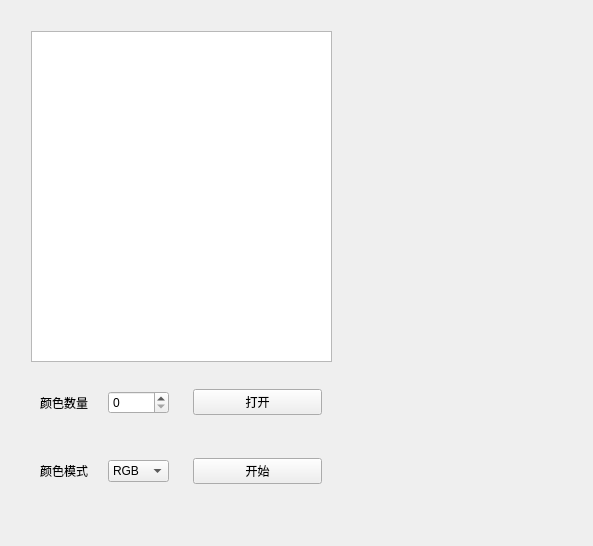
<?xml version="1.0" encoding="UTF-8"?>
<ui version="4.0">
 <class>newform</class>
 <widget class="QWidget" name="newform">
  <property name="geometry">
   <rect>
    <x>0</x>
    <y>0</y>
    <width>593</width>
    <height>546</height>
   </rect>
  </property>
  <property name="windowTitle">
   <string>Form</string>
  </property>
  <widget class="QWidget" name="widget_7" native="true">
   <property name="geometry">
    <rect>
     <x>21</x>
     <y>21</y>
     <width>321</width>
     <height>499</height>
    </rect>
   </property>
   <widget class="QWidget" name="widget" native="true">
    <property name="geometry">
     <rect>
      <x>10</x>
      <y>350</y>
      <width>300</width>
      <height>131</height>
     </rect>
    </property>
    <layout class="QGridLayout" name="gridLayout">
     <item row="0" column="0">
      <widget class="QWidget" name="widget_2" native="true">
       <layout class="QHBoxLayout" name="horizontalLayout">
        <item>
         <widget class="QLabel" name="label">
          <property name="text">
           <string>颜色数量</string>
          </property>
         </widget>
        </item>
        <item>
         <widget class="QSpinBox" name="colorNum">
          <property name="minimumSize">
           <size>
            <width>44</width>
            <height>0</height>
           </size>
          </property>
          <property name="maximum">
           <number>20</number>
          </property>
         </widget>
        </item>
       </layout>
      </widget>
     </item>
     <item row="0" column="1">
      <widget class="QWidget" name="widget_3" native="true">
       <layout class="QHBoxLayout" name="horizontalLayout_3">
        <item>
         <widget class="QPushButton" name="loadBtn">
          <property name="text">
           <string>打开</string>
          </property>
         </widget>
        </item>
       </layout>
      </widget>
     </item>
     <item row="1" column="0">
      <widget class="QWidget" name="widget_5" native="true">
       <layout class="QHBoxLayout" name="horizontalLayout_2">
        <item>
         <widget class="QLabel" name="label_2">
          <property name="text">
           <string>颜色模式</string>
          </property>
         </widget>
        </item>
        <item>
         <widget class="QComboBox" name="colorType">
          <item>
           <property name="text">
            <string>RGB</string>
           </property>
          </item>
          <item>
           <property name="text">
            <string>#hex</string>
           </property>
          </item>
          <item>
           <property name="text">
            <string>HSV</string>
           </property>
          </item>
         </widget>
        </item>
       </layout>
      </widget>
     </item>
     <item row="1" column="1">
      <widget class="QWidget" name="widget_4" native="true">
       <layout class="QHBoxLayout" name="horizontalLayout_4">
        <item>
         <widget class="QPushButton" name="startBtn">
          <property name="text">
           <string>开始</string>
          </property>
         </widget>
        </item>
       </layout>
      </widget>
     </item>
    </layout>
   </widget>
   <widget class="QGraphicsView" name="imgShow">
    <property name="geometry">
     <rect>
      <x>10</x>
      <y>10</y>
      <width>301</width>
      <height>331</height>
     </rect>
    </property>
   </widget>
  </widget>
  <widget class="QWidget" name="widget_8" native="true">
   <property name="geometry">
    <rect>
     <x>360</x>
     <y>20</y>
     <width>161</width>
     <height>501</height>
    </rect>
   </property>
  </widget>
 </widget>
 <resources/>
 <connections/>
</ui>
